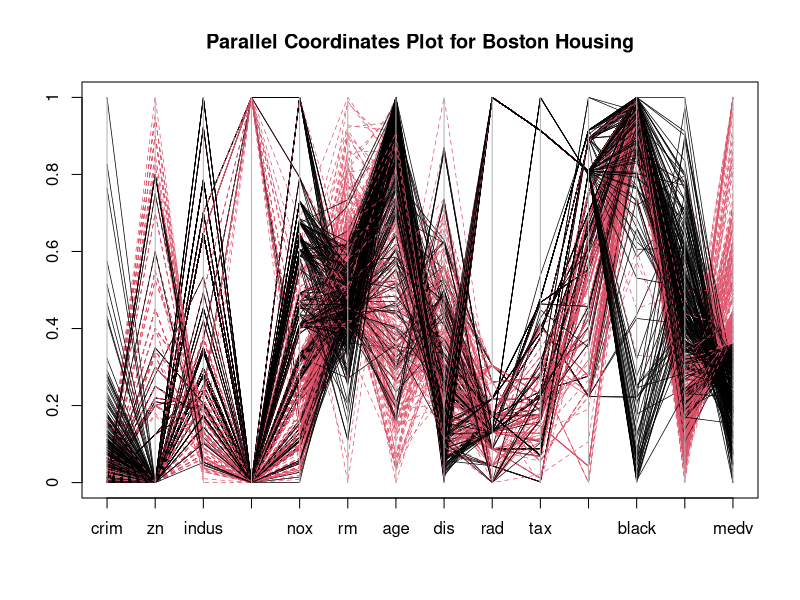
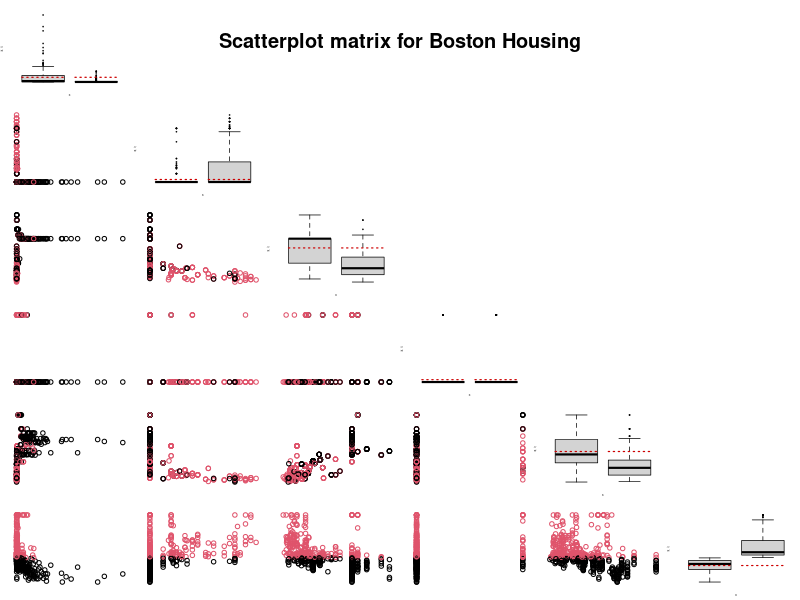
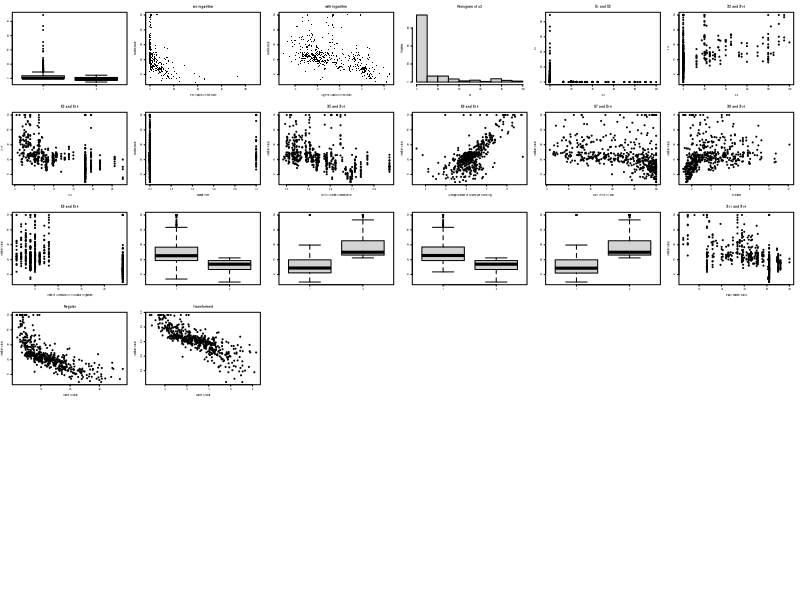

These charts were generated, in order, by the following R code:
## ---- chunk 1
library(MASS)
library(tidyverse)
library(leaps)
library(glmnet)
data(Boston)
## ---- chunk 2
z = Boston[, 14]
z[Boston[, 14] <= median(Boston[, 14])] = 1
z[Boston[, 14] > median(Boston[, 14])] = 2
parcoord(Boston[, seq(1, 14, 1)], lty = z, lwd = 0.7, col = z, main = "Parallel Coordinates Plot for Boston Housing", frame = TRUE)
axis(side = 2, at = seq(0, 1, 0.2), labels = seq(0, 1, 0.2)) 
## ---- chunk 3
data = Boston
K    = as.numeric(data[, 14] > median(data[, 14])) + 1
x    = cbind(data[, -(6:13)], K)
z    = data.frame(x)
z1   = subset(z, z$K == 1)
z2   = subset(z, z$K == 2)
m1   = apply(z1, 2, mean)
m2   = apply(z2, 2, mean)
i    = 0
op   = par(mfrow = c(6, 6), cex = 0.15)
while (i < 6) {
  i = i + 1
  j = 0
  while (j < 6) {
    j = j + 1
    
    if (i == j) {
      boxplot(x[, i] ~ K, at = 1:2, axes = FALSE, lwd = 0.7)
      lines(c(0.6, 1.4), c(m1[i], m1[i]), lty = "dotted", lwd = 1.2, col = "red3")
      lines(c(1.6, 2.4), c(m1[i], m1[i]), lty = "dotted", lwd = 1.2, col = "red3")
    }
    
    if (i > j) {
      yy = cbind(x[, j], x[, i], K)
      plot(yy[, -3], col = as.numeric(K), xlab = "", ylab = "", cex = 4, axes = FALSE)
    }
    
    if (i < j) {
      plot(i, type = "n", axes = FALSE, xlab = "", ylab = "", main = "")
    }
  }
}
title(main = list("Scatterplot matrix for Boston Housing", cex = 8), line = -16, 
      outer = TRUE)

## ---- chunk 4
data = subset(Boston, select = -black)
x1 = data$crim
x2 = data$zn
x3 = data$indus
x4 = data$chas
x5 = data$nox
x6 = data$rm
x7 = data$age
x8 = data$dis
x9 = data$rad
x10 = data$tax
x11 = data$ptratio
x13 = data$lstat
x14 = data$medv
## ---- chunk 5
library(ggplot2)
x1_log = log(x1)
boxplot(x1,x1_log)
## ---- chunk 6
plot(x1,x14,main="w/o logarithm",xlab="Per-Capita Crime Rate", ylab="Median value", pch=16)
plot(x1_log,x14,main="with logarithm",xlab="log Per-Capita Crime Rate", ylab="Median value", pch=16)
## ---- chunk 7
hist(x2)
plot(x2, x1,main = "X1 and X2", xlab="X2", ylab="X1")
fit2 <- lm(crim~zn, data)
plot(x2, x14,main = "X2 and X14", xlab="X2", ylab="X14")
## ---- chunk 8
fit3 <- lm(medv~indus, data)
plot(x3, x14,main = "X3 and X14", xlab="X3", ylab="X14")
summary(fit3)
cor(x3,x14)
## ---- chunk 9
ct = table(x4)
ct[names(ct)==1]
plot(x4,x14, xlab = "bounds river", ylab = "Median value")
## ---- chunk 10
fit5 <- lm(medv~nox, data)
plot(x5, x14,main = "X5 and X14", xlab="Nitric Oxides Concentration", ylab="Median Value")
summary(fit5)
## ---- chunk 11
fit6 <- lm(medv~rm, data)
plot(x6, x14,main = "X6 and X14", xlab="Average Number of Rooms per Dwelling", ylab="Median Value")
summary(fit6)
cor_test = cor.test(Boston$medv, Boston$rm, method="pearson")
cor_test$estimate
## ---- chunk 12
sum(x6 > 7)
sum(x6 > 8)
split <- split.data.frame(data, data$rm > 8)
above8 = split[["TRUE"]]
mu_above = mean(above8$medv)
mu = mean(data$medv)
mu_above
mu
## ---- chunk 13
plot(x7, x14,main = "X7 and X14", xlab="Built Prior to 1940", ylab="Median Value")
cor_test_7 = cor.test(Boston$medv, Boston$age, method="pearson")
cor_test_7$estimate
## ---- chunk 14
fit8 = lm(medv~dis, data)
plot(x8, x14,main = "X8 and X14", xlab="Distance", ylab="Median Value")
summary(fit8)
## ---- chunk 15
plot(x9, x14,main = "X9 and X14", xlab="Index of Accessibility to Radial Highways", ylab="Median Value")
df <- data[order(data$medv),] 
med <- median(data$medv) 
lower <- df[1:round(nrow(df)/2),] 
upper <- df[round((nrow(df)/2)+1):nrow(df),]
## ---- chunk 16
mu1 = mean(data$rad)
split1 <- split.data.frame(data, data$rad > mu1)
group1 = split1[["FALSE"]]
group2 = split1[["TRUE"]]
ttest1 = t.test(group1$medv,lower$medv, alternative = "two.sided")
ttest2 = t.test(group2$medv,upper$medv, alternative = "two.sided")
ttest1$p.value
ttest2$p.value
## ---- chunk 17
boxplot(group1$medv,lower$medv)
boxplot(group2$medv,upper$medv)
## ---- chunk 18
split2 <- split.data.frame(data, data$tax > 600)
group3 = split2[["FALSE"]]
group4 = split2[["TRUE"]]
ttest3 = t.test(group3,lower, alternative = "two.sided")
ttest4 = t.test(group4,upper, alternative = "two.sided")
ttest3$p.value
ttest4$p.value
## ---- chunk 19
boxplot(group3$medv,lower$medv)
boxplot(group4$medv,upper$medv)
## ---- chunk 20
median(data$ptratio)
plot(x11, x14,main = "X11 and X14", xlab="Pupil/Teacher Ratio", ylab="Median Value")
## ---- chunk 21
plot(x13, x14,main = "Regular", xlab=" Lower Status", ylab="Median Value")
new_x13 = sqrt(x13)
new_x14 = log(x14)
plot(new_x13,new_x14,main = "Transformed", xlab=" Lower Status ", ylab="Median Value")
## ---- chunk 22
X1 = log(data$crim)
X2 = 0.1*(data$zn)
X3 = log(data$indus)
X4 = data$chas
X5 = log(data$nox)
X6 = log(data$rm)
X7 = (1/10000)*(data$age)^2.5
X8 = log(data$dis)
X9 = log(data$rad)
X10 = log(data$tax)
X11 = (1/1000)*exp(0.4* (data$ptratio))
X13 = sqrt(data$lstat)
X14 = log(data$medv)
dataset = data.frame(X1,X2,X3,X4,X5,X6,X7,X8,X9,X10,X11,X13,X14)
## ---- chunk 23
multi.fit = lm(X1~., data = dataset)
summary(multi.fit)
## ---- chunk 24
dt = sort(sample(nrow(dataset), nrow(dataset)*.3))
test<-dataset[dt,]
train <- dataset[-dt,]
x.tr = subset(train, select = c(-X1))
x.train = as.matrix(x.tr)
y.train = train$X1
x.te = subset(test, select = c(-X1))
x.test = as.matrix(x.te)
y.test = test$X1
## ---- chunk 25
best.full = regsubsets(X1~., dataset, nvmax = 12)
best.summary = summary(best.full)
which.min(best.summary$bic)
best.summary$which
## ---- chunk 26
set.seed(1)
fit_best <- lm(X1~ X3+X5+X7+X9+X10+X14, data = train)
y_predict <- predict(fit_best, newdata = test)
y_test <- test$X1
test_err_best <-  mean((y_test - y_predict)^2)
train_predict <- predict(fit_best, newdata = train)
train_err_best <-  mean((train$X1 - train_predict)^2)
test_avg <- mean(test$X1)
best_r2 <- sum((y_predict - mean(test$X1))^2)/sum((test$X1 - mean(test$X1))^2)
train_err_best
test_err_best
best_r2
## ---- chunk 27
grid = 10^seq(2, -5, length = 100)
set.seed(1)
ridge.mod <- glmnet(x.train,y.train,alpha = 0, lambda = grid)
cv.out.ridge <- cv.glmnet(x.train, y.train, alpha =0, lambda = grid)
bestlam_ridge <- cv.out.ridge$lambda.min
bestlam_ridge
ridge.pred <- predict(ridge.mod, s= bestlam_ridge,newx = x.test)
ridge_test_error = mean((ridge.pred - y.test)^2)
ridge_r2 <- sum((ridge.pred - mean(test$X1))^2)/sum((test$X1 - mean(test$X1))^2)
ridge_test_error
ridge_r2 
## ---- chunk 28
tr_fb_no_response = model.matrix(X1~., data=train)
k = 10
folds = sample(1:k, dim(train)[1], replace=TRUE)
cv_ridge_errors=matrix(NA, k, 100, dimnames=list(NULL, paste(1:100))) # row fold; column lambda
for(j in 1:k){ # j is fold
  ridge.mod = glmnet(x.train[folds!=j,], y.train[folds!=j], alpha=0, lambda=grid)
  for(i in 1:100){ # i is lambda
    cv_ridge_errors[j,i] = mean(( y.train[folds==j] - as.matrix(tr_fb_no_response[folds==j,]) %*% as.numeric(coef(ridge.mod)[,i]) )^2 )
  }
}
mean_cv_ridge_errors=apply(cv_ridge_errors,2,mean) # two is for columns
min(mean_cv_ridge_errors)
## ---- chunk 29
predict(ridge.mod, type = "coefficients", s= bestlam_ridge)[1:13,]
## ---- chunk 30
lasso.mod <- glmnet(x.train,y.train,alpha = 1, lambda = grid)
cv.out <- cv.glmnet(x.train, y.train, alpha =1, lambda = grid)
bestlam <- cv.out$lambda.min
bestlam
lasso.pred <- predict(lasso.mod, s= bestlam,newx = x.test)
lasso_test_error = mean((lasso.pred - y.test)^2)
lasso_r2 <- sum((lasso.pred - mean(test$X1))^2)/sum((test$X1 - mean(test$X1))^2)
lasso_test_error
lasso_r2 
## ---- chunk 31
tr_s_fb_no_response = model.matrix(X1~., data=train)
grid = 10^seq(2, -5, length = 100) # possible lambda values to consider
k = 10
folds = sample(1:k, dim(train)[1], replace=TRUE)
cv_lasso_errors=matrix(NA, k, 100, dimnames=list(NULL, paste(1:100))) # row fold; column lambda
for(j in 1:k){ # j is fold
  lasso.mod = glmnet(x.train[folds!=j,], y.train[folds!=j], alpha=1, lambda=grid)
  for(i in 1:100){ # i is lambda
    cv_lasso_errors[j,i] = mean(( y.train[folds==j] - as.matrix(tr_s_fb_no_response[folds==j,]) %*% as.numeric(coef(lasso.mod)[,i]) )^2 )
  }
}
mean_cv_lasso_errors=apply(cv_lasso_errors,2,mean) # two is for columns
min(mean_cv_lasso_errors)
## ---- chunk 32
predict(lasso.mod, type = "coefficients", s= bestlam)[1:13,]
